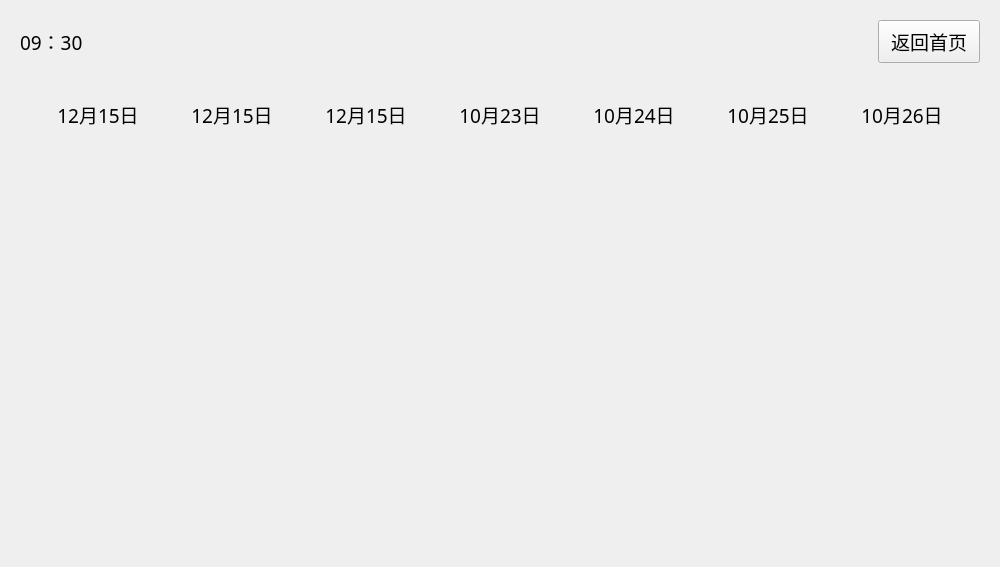
<?xml version="1.0" encoding="UTF-8"?>
<ui version="4.0">
 <class>usage_plan</class>
 <widget class="QWidget" name="usage_plan">
  <property name="geometry">
   <rect>
    <x>0</x>
    <y>0</y>
    <width>843</width>
    <height>567</height>
   </rect>
  </property>
  <property name="windowTitle">
   <string>Form</string>
  </property>
  <layout class="QVBoxLayout" name="verticalLayout" stretch="2,3,15">
   <property name="bottomMargin">
    <number>40</number>
   </property>
   <item>
    <widget class="QWidget" name="widget_2" native="true">
     <layout class="QHBoxLayout" name="horizontalLayout">
      <item>
       <widget class="QLabel" name="time">
        <property name="font">
         <font>
          <family>微软雅黑</family>
          <pointsize>14</pointsize>
         </font>
        </property>
        <property name="text">
         <string>09：30</string>
        </property>
       </widget>
      </item>
      <item>
       <spacer name="horizontalSpacer">
        <property name="orientation">
         <enum>Qt::Horizontal</enum>
        </property>
        <property name="sizeHint" stdset="0">
         <size>
          <width>647</width>
          <height>20</height>
         </size>
        </property>
       </spacer>
      </item>
      <item>
       <widget class="QPushButton" name="back">
        <property name="font">
         <font>
          <family>微软雅黑</family>
          <pointsize>14</pointsize>
         </font>
        </property>
        <property name="styleSheet">
         <string notr="true">padding: 6px 12px;</string>
        </property>
        <property name="text">
         <string>返回首页</string>
        </property>
       </widget>
      </item>
     </layout>
    </widget>
   </item>
   <item>
    <widget class="QWidget" name="date_select" native="true">
     <layout class="QHBoxLayout" name="horizontalLayout_2">
      <property name="spacing">
       <number>20</number>
      </property>
      <property name="leftMargin">
       <number>30</number>
      </property>
      <property name="rightMargin">
       <number>30</number>
      </property>
      <item>
       <widget class="QPushButton" name="date0">
        <property name="font">
         <font>
          <family>微软雅黑</family>
          <pointsize>14</pointsize>
         </font>
        </property>
        <property name="styleSheet">
         <string notr="true">QPushButton {
    background-color: none;
    border: none;
    color: black;
    padding: 8px 16px;

}

QPushButton:pressed {
    background-color: white;
 	color: blue;
}

QPushButton:checked {
    background-color: white;
	color: blue;
}</string>
        </property>
        <property name="text">
         <string>12月15日</string>
        </property>
        <property name="checkable">
         <bool>true</bool>
        </property>
        <attribute name="buttonGroup">
         <string notr="true">buttonGroup</string>
        </attribute>
       </widget>
      </item>
      <item>
       <widget class="QPushButton" name="date1">
        <property name="font">
         <font>
          <family>微软雅黑</family>
          <pointsize>14</pointsize>
         </font>
        </property>
        <property name="styleSheet">
         <string notr="true">QPushButton {
    background-color: transparent;
    border: none;
    color: black;
    padding: 8px 16px;
}

QPushButton:pressed {
    background-color: white;
 	color: blue;
}

QPushButton:checked {
    background-color: white;
	color: blue;
}</string>
        </property>
        <property name="text">
         <string>12月15日</string>
        </property>
        <property name="checkable">
         <bool>true</bool>
        </property>
        <attribute name="buttonGroup">
         <string notr="true">buttonGroup</string>
        </attribute>
       </widget>
      </item>
      <item>
       <widget class="QPushButton" name="date2">
        <property name="font">
         <font>
          <family>微软雅黑</family>
          <pointsize>14</pointsize>
         </font>
        </property>
        <property name="styleSheet">
         <string notr="true">QPushButton {
    background-color: transparent;
    border: none;
    color: black;
    padding: 8px 16px;
}
QPushButton:pressed {
    background-color: white;
 	color: blue;
}

QPushButton:checked {
    background-color: white;
	color: blue;
}</string>
        </property>
        <property name="text">
         <string>12月15日</string>
        </property>
        <property name="checkable">
         <bool>true</bool>
        </property>
        <attribute name="buttonGroup">
         <string notr="true">buttonGroup</string>
        </attribute>
       </widget>
      </item>
      <item>
       <widget class="QPushButton" name="date3">
        <property name="font">
         <font>
          <family>微软雅黑</family>
          <pointsize>14</pointsize>
         </font>
        </property>
        <property name="styleSheet">
         <string notr="true">QPushButton {
    background-color: transparent;
    border: none;
    color: black;
    padding: 8px 16px;
}

QPushButton:pressed {
    background-color: white;
 	color: blue;
}

QPushButton:checked {
    background-color: white;
	color: blue;
}</string>
        </property>
        <property name="text">
         <string>10月23日</string>
        </property>
        <property name="checkable">
         <bool>true</bool>
        </property>
        <property name="checked">
         <bool>false</bool>
        </property>
        <attribute name="buttonGroup">
         <string notr="true">buttonGroup</string>
        </attribute>
       </widget>
      </item>
      <item>
       <widget class="QPushButton" name="date4">
        <property name="font">
         <font>
          <family>微软雅黑</family>
          <pointsize>14</pointsize>
         </font>
        </property>
        <property name="styleSheet">
         <string notr="true">QPushButton {
    background-color: transparent;
    border: none;
    color: black;
    padding: 8px 16px;
}

QPushButton:pressed {
    background-color: white;
 	color: blue;
}

QPushButton:checked {
    background-color: white;
	color: blue;
}</string>
        </property>
        <property name="text">
         <string>10月24日</string>
        </property>
        <property name="checkable">
         <bool>true</bool>
        </property>
        <attribute name="buttonGroup">
         <string notr="true">buttonGroup</string>
        </attribute>
       </widget>
      </item>
      <item>
       <widget class="QPushButton" name="date5">
        <property name="font">
         <font>
          <family>微软雅黑</family>
          <pointsize>14</pointsize>
         </font>
        </property>
        <property name="styleSheet">
         <string notr="true">QPushButton {
    background-color: transparent;
    border: none;
    color: black;
    padding: 8px 16px;
}

QPushButton:pressed {
    background-color: white;
 	color: blue;
}

QPushButton:checked {
    background-color: white;
	color: blue;
}</string>
        </property>
        <property name="text">
         <string>10月25日</string>
        </property>
        <property name="checkable">
         <bool>true</bool>
        </property>
        <attribute name="buttonGroup">
         <string notr="true">buttonGroup</string>
        </attribute>
       </widget>
      </item>
      <item>
       <widget class="QPushButton" name="date6">
        <property name="font">
         <font>
          <family>微软雅黑</family>
          <pointsize>14</pointsize>
         </font>
        </property>
        <property name="styleSheet">
         <string notr="true">QPushButton {
    background-color: transparent;
    border: none;
    color: black;
    padding: 8px 16px;
}

QPushButton:pressed {
    background-color: white;
 	color: blue;
}

QPushButton:checked {
    background-color: white;
	color: blue;
}</string>
        </property>
        <property name="text">
         <string>10月26日</string>
        </property>
        <property name="checkable">
         <bool>true</bool>
        </property>
        <attribute name="buttonGroup">
         <string notr="true">buttonGroup</string>
        </attribute>
       </widget>
      </item>
     </layout>
    </widget>
   </item>
   <item>
    <widget class="QScrollArea" name="scrollArea">
     <property name="autoFillBackground">
      <bool>true</bool>
     </property>
     <property name="styleSheet">
      <string notr="true">QScrollArea#scrollArea{
	background: transparent;
	border: none;
}</string>
     </property>
     <property name="sizeAdjustPolicy">
      <enum>QAbstractScrollArea::AdjustIgnored</enum>
     </property>
     <property name="widgetResizable">
      <bool>true</bool>
     </property>
     <property name="alignment">
      <set>Qt::AlignCenter</set>
     </property>
     <widget class="QWidget" name="scrollAreaWidgetContents">
      <property name="geometry">
       <rect>
        <x>0</x>
        <y>0</y>
        <width>831</width>
        <height>385</height>
       </rect>
      </property>
      <property name="autoFillBackground">
       <bool>false</bool>
      </property>
      <property name="styleSheet">
       <string notr="true">QWidget#scrollAreaWidgetContents
{
	background: transparent;
}</string>
      </property>
      <layout class="QGridLayout" name="card_layout" rowstretch="0" rowminimumheight="0" columnminimumwidth="0">
       <property name="sizeConstraint">
        <enum>QLayout::SetDefaultConstraint</enum>
       </property>
       <property name="leftMargin">
        <number>100</number>
       </property>
       <property name="topMargin">
        <number>20</number>
       </property>
       <property name="rightMargin">
        <number>100</number>
       </property>
       <property name="bottomMargin">
        <number>20</number>
       </property>
       <property name="horizontalSpacing">
        <number>60</number>
       </property>
       <property name="verticalSpacing">
        <number>40</number>
       </property>
      </layout>
     </widget>
    </widget>
   </item>
  </layout>
 </widget>
 <resources/>
 <connections/>
 <buttongroups>
  <buttongroup name="buttonGroup"/>
 </buttongroups>
</ui>
